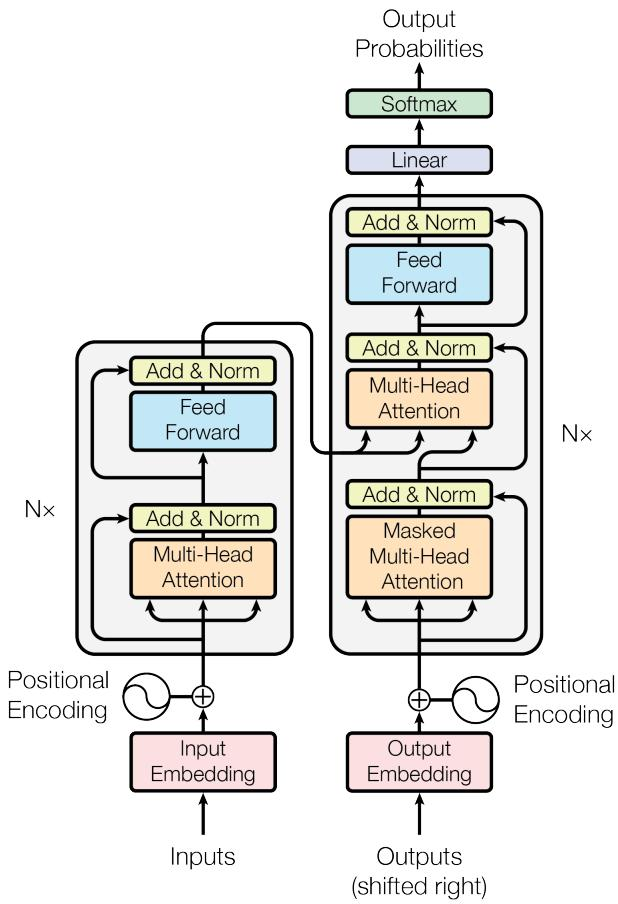
#> input picture paper2xhs/examples/cover.png, 618 x 904 px
$ python -i cover.py   (imports and definitions only)
#> lines starting #> are read from the running program, lines starting #| are printed output that depends on the picture
### paper2wechat/scripts/utils.py
"""
paper2wechat 工具函数模块

协调式（你主导）下的基础设施：日志、工作区解析、JSON 读写、Rich 输出。
工作区落在论文旁 `<pdf目录>/.paper2anything/wechat/<stem>/`（同目录多篇论文按 `<stem>` 分篇）。
"""

import json
import logging
from pathlib import Path
from typing import Any

from rich.console import Console
from rich.logging import RichHandler
from rich.panel import Panel
from rich.text import Text

console = Console()


def setup_logging(log_level: str = "INFO") -> logging.Logger:
    """配置日志系统"""
    logging.basicConfig(
        level=getattr(logging, log_level),
        format="%(message)s",
        datefmt="[%X]",
        handlers=[RichHandler(console=console, rich_tracebacks=True)],
    )
    return logging.getLogger("paper2wechat")


logger = setup_logging()


# [50 lines left out: functions resolve_workspace, save_json, load_json, save_stage_result, print_stage_header, not called in this run]


def print_success(message: str) -> None:
    console.print(f"[bold green]✓[/bold green] {message}")


def print_error(message: str) -> None:
    console.print(f"[bold red]✗[/bold red] {message}")


def print_warning(message: str) -> None:
    console.print(f"[bold yellow]⚠[/bold yellow] {message}")


def print_info(message: str) -> None:
    console.print(f"[bold blue]ℹ[/bold blue] {message}")

### paper2wechat/scripts/cover.py
"""
cover — 封面生成（可选）

优先使用论文原图（suitable_for_cover=True 的图），裁剪至微信封面尺寸 900×383。
若无合适原图，调用 OpenAI 生成专业学术风格封面图（1920×816，再 resize）。
输出 cover.jpg（微信推荐 JPG 格式）。
"""

import base64
import os
import re
import shutil
from pathlib import Path

import _env  # noqa: F401  # 独立运行时兜底加载包根 .env（OPENAI_API_KEY 等）

from utils import (
    load_json,
    logger,
    print_error,
    print_info,
    print_stage_header,
    print_success,
    print_warning,
    resolve_workspace,
    save_stage_result,
)

WECHAT_COVER_W = 900
WECHAT_COVER_H = 383

_CJK_FONT = "/usr/share/fonts/truetype/wqy/wqy-zenhei.ttc"


# [47 lines left out: functions _fit_font, _hex2rgb, _cover_colors, not called in this run]


def _title_color(bg: tuple) -> tuple:
    """标题字色随底色深浅自适应：深底用白字、浅底用近黑字，保证对比度。"""
    return (255, 255, 255) if (0.299 * bg[0] + 0.587 * bg[1] + 0.114 * bg[2]) < 140 else (26, 26, 40)


# [48 lines left out: functions _compose_wechat_cover, _get_openai_client, not called in this run]


def _resize_to_wechat_cover(src_path: Path, dst_path: Path) -> bool:
    """将图片 resize + crop 到微信封面尺寸 900×383"""
#> called with src_path = '../../paper2xhs/examples/cover.png', dst_path = 'out.png'
    try:
        from PIL import Image
        with Image.open(src_path) as img:
            # 先等比缩放，使宽度达到 900（或高度达到 383，取较大者）
#> img is the input picture: PIL image 618x904 RGB; mean R, G, B 229.4, 228.7, 226.4
            w, h = img.size
#> w = 618; h = 904
            scale = max(WECHAT_COVER_W / w, WECHAT_COVER_H / h)
#> scale = 1.46
            new_w = int(w * scale)
#> new_w = 900
            new_h = int(h * scale)
#> new_h = 1316
            img = img.resize((new_w, new_h), Image.LANCZOS)
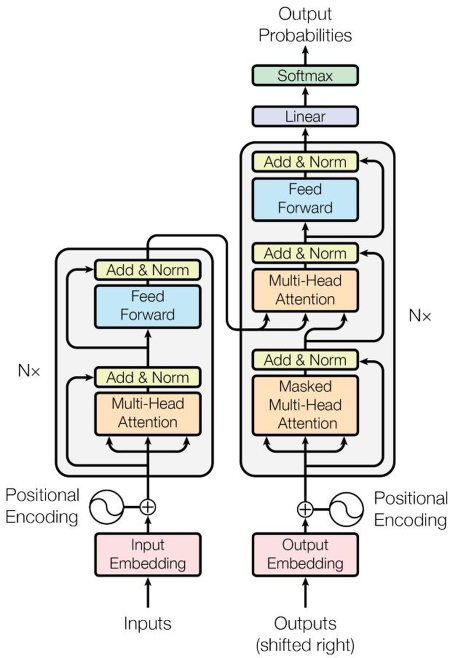
#> img: PIL image 900x1316 RGB (shown at 1/2 size); mean R, G, B 229.4, 228.7, 226.4
            # 中心裁剪
            left = (new_w - WECHAT_COVER_W) // 2
#> left = 0
            top = (new_h - WECHAT_COVER_H) // 2
#> top = 466
            img = img.crop((left, top, left + WECHAT_COVER_W, top + WECHAT_COVER_H))
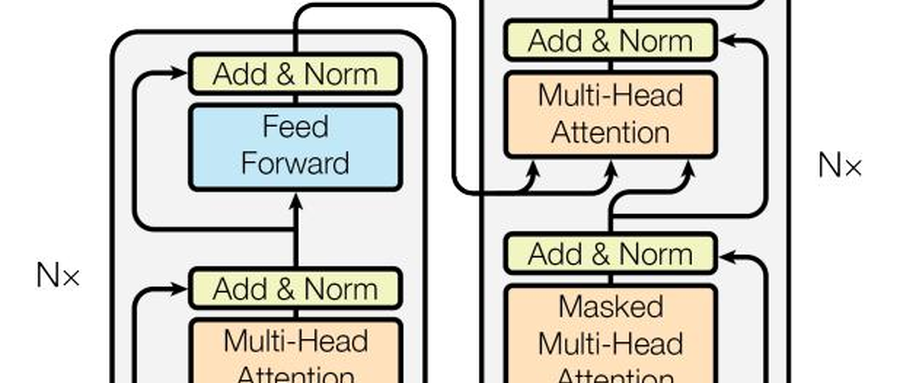
#> img: PIL image 900x383 RGB; mean R, G, B 212.5, 210.8, 203.6
            img.convert("RGB").save(dst_path, "JPEG", quality=92)
        return True
    except Exception as e:
        logger.warning(f"PIL resize 失败: {e}，直接复制原图")
        shutil.copy2(src_path, dst_path)
        return True


# [190 lines left out: functions _clip_title, _paper_brief, _build_image_prompt, _select_cover_figure, generate_cover_ai, _validate_image and 1 more, not called in this run]


# [13 lines not run here, left out]

>>> result = _resize_to_wechat_cover('../../paper2xhs/examples/cover.png', 'out.png')
